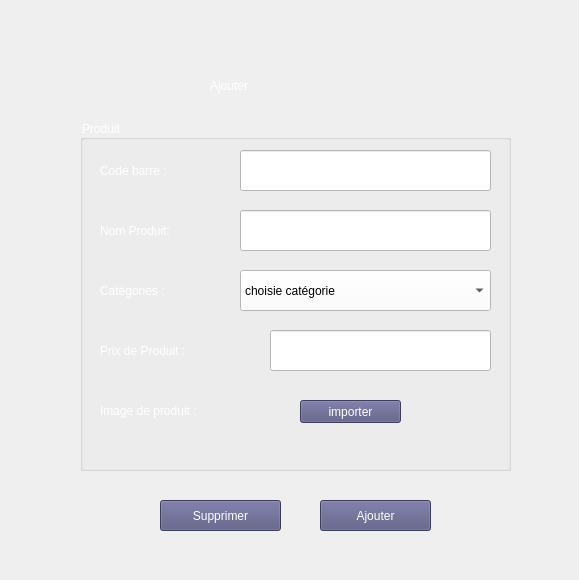
<?xml version="1.0" encoding="UTF-8"?>
<ui version="4.0">
 <class>Form</class>
 <widget class="QWidget" name="Form">
  <property name="geometry">
   <rect>
    <x>0</x>
    <y>0</y>
    <width>579</width>
    <height>580</height>
   </rect>
  </property>
  <property name="windowTitle">
   <string>Form</string>
  </property>
  <property name="styleSheet">
   <string notr="true">background-image:url(C:/Users/Manita/Desktop/ForStore/SL-043021-42650-282.png);</string>
  </property>
  <widget class="QLabel" name="label">
   <property name="geometry">
    <rect>
     <x>210</x>
     <y>60</y>
     <width>151</width>
     <height>51</height>
    </rect>
   </property>
   <property name="styleSheet">
    <string notr="true">font: 24pt &quot;Algerian&quot;;
color: rgb(255, 255, 255);
background:transparent;</string>
   </property>
   <property name="text">
    <string>Ajouter</string>
   </property>
  </widget>
  <widget class="QGroupBox" name="groupBox">
   <property name="geometry">
    <rect>
     <x>80</x>
     <y>120</y>
     <width>431</width>
     <height>351</height>
    </rect>
   </property>
   <property name="styleSheet">
    <string notr="true">font: 14pt &quot;Algerian&quot;;
color: rgb(255, 255, 255);
background:transparent;</string>
   </property>
   <property name="title">
    <string>Produit</string>
   </property>
   <widget class="QLabel" name="label_2">
    <property name="geometry">
     <rect>
      <x>20</x>
      <y>40</y>
      <width>141</width>
      <height>21</height>
     </rect>
    </property>
    <property name="text">
     <string>Code barre :</string>
    </property>
   </widget>
   <widget class="QLineEdit" name="code">
    <property name="geometry">
     <rect>
      <x>160</x>
      <y>30</y>
      <width>251</width>
      <height>41</height>
     </rect>
    </property>
    <property name="styleSheet">
     <string notr="true">background-color: rgb(255, 255, 255);
color: rgb(0, 0, 0);</string>
    </property>
   </widget>
   <widget class="QLabel" name="label_3">
    <property name="geometry">
     <rect>
      <x>20</x>
      <y>100</y>
      <width>141</width>
      <height>21</height>
     </rect>
    </property>
    <property name="text">
     <string>Nom Produit:</string>
    </property>
   </widget>
   <widget class="QLineEdit" name="nom">
    <property name="geometry">
     <rect>
      <x>160</x>
      <y>90</y>
      <width>251</width>
      <height>41</height>
     </rect>
    </property>
    <property name="styleSheet">
     <string notr="true">background-color: rgb(255, 255, 255);
color: rgb(0, 0, 0);</string>
    </property>
   </widget>
   <widget class="QLabel" name="label_4">
    <property name="geometry">
     <rect>
      <x>20</x>
      <y>160</y>
      <width>141</width>
      <height>21</height>
     </rect>
    </property>
    <property name="text">
     <string>Catégories :</string>
    </property>
   </widget>
   <widget class="QComboBox" name="type">
    <property name="geometry">
     <rect>
      <x>160</x>
      <y>150</y>
      <width>251</width>
      <height>41</height>
     </rect>
    </property>
    <property name="styleSheet">
     <string notr="true">background-color: rgb(255, 255, 255);
color: rgb(0, 0, 0);
</string>
    </property>
    <item>
     <property name="text">
      <string>choisie catégorie</string>
     </property>
    </item>
    <item>
     <property name="text">
      <string>Type 1</string>
     </property>
    </item>
    <item>
     <property name="text">
      <string>Type 2</string>
     </property>
    </item>
    <item>
     <property name="text">
      <string>Type 3</string>
     </property>
    </item>
   </widget>
   <widget class="QLabel" name="label_5">
    <property name="geometry">
     <rect>
      <x>20</x>
      <y>220</y>
      <width>171</width>
      <height>21</height>
     </rect>
    </property>
    <property name="text">
     <string>Prix de Produit :</string>
    </property>
   </widget>
   <widget class="QLineEdit" name="prix">
    <property name="geometry">
     <rect>
      <x>190</x>
      <y>210</y>
      <width>221</width>
      <height>41</height>
     </rect>
    </property>
    <property name="styleSheet">
     <string notr="true">background-color: rgb(255, 255, 255);
color: rgb(0, 0, 0);</string>
    </property>
   </widget>
   <widget class="QLabel" name="label_6">
    <property name="geometry">
     <rect>
      <x>20</x>
      <y>280</y>
      <width>181</width>
      <height>21</height>
     </rect>
    </property>
    <property name="text">
     <string>Image de produit : </string>
    </property>
   </widget>
   <widget class="QPushButton" name="image">
    <property name="geometry">
     <rect>
      <x>220</x>
      <y>280</y>
      <width>101</width>
      <height>23</height>
     </rect>
    </property>
    <property name="styleSheet">
     <string notr="true">background-color: rgb(85, 85, 127);</string>
    </property>
    <property name="text">
     <string>importer</string>
    </property>
   </widget>
   <widget class="QLabel" name="imageLabel">
    <property name="geometry">
     <rect>
      <x>340</x>
      <y>270</y>
      <width>71</width>
      <height>51</height>
     </rect>
    </property>
    <property name="text">
     <string/>
    </property>
   </widget>
  </widget>
  <widget class="QPushButton" name="ajo">
   <property name="geometry">
    <rect>
     <x>320</x>
     <y>500</y>
     <width>111</width>
     <height>31</height>
    </rect>
   </property>
   <property name="styleSheet">
    <string notr="true">color: rgb(255, 255, 255);
background-color: rgb(85, 85, 127);
font: 16pt &quot;Algerian&quot;;
background:(0,0,255);</string>
   </property>
   <property name="text">
    <string>Ajouter</string>
   </property>
  </widget>
  <widget class="QPushButton" name="dell">
   <property name="geometry">
    <rect>
     <x>160</x>
     <y>500</y>
     <width>121</width>
     <height>31</height>
    </rect>
   </property>
   <property name="styleSheet">
    <string notr="true">color: rgb(255, 255, 255);
background-color: rgb(85, 85, 127);
font: 16pt &quot;Algerian&quot;;
background:(0,0,255);
</string>
   </property>
   <property name="text">
    <string>Supprimer</string>
   </property>
  </widget>
  <widget class="QLabel" name="hidden">
   <property name="geometry">
    <rect>
     <x>60</x>
     <y>10</y>
     <width>471</width>
     <height>16</height>
    </rect>
   </property>
   <property name="styleSheet">
    <string notr="true">color: rgb(0, 0, 255);
background:transparent;</string>
   </property>
   <property name="text">
    <string/>
   </property>
  </widget>
 </widget>
 <resources/>
 <connections/>
</ui>
